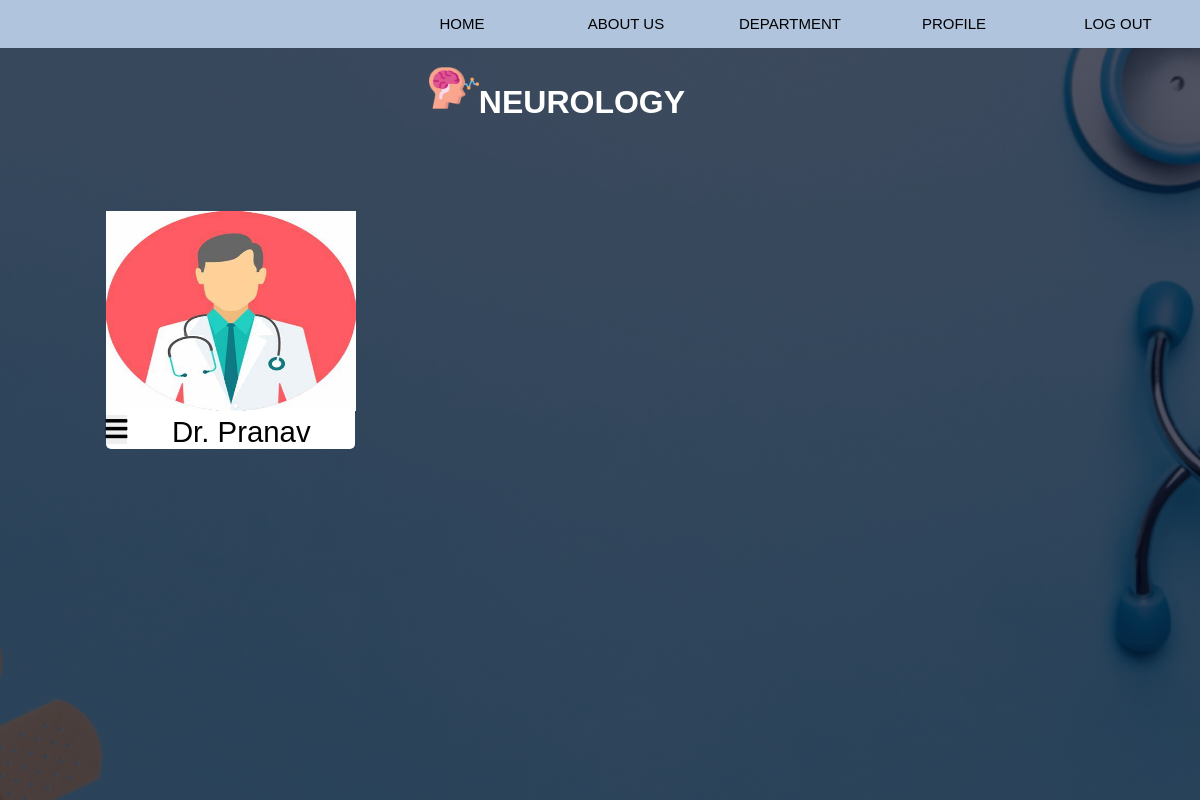
Page /user/neurology.php on the committed database.
### tables this page shows
CREATE TABLE `doctors_info` (
  `doctor_id` int(11) NOT NULL,
  `doctor_name` varchar(30) NOT NULL,
  `doctor_specialization` varchar(30) NOT NULL,
  `doctor_phone` varchar(10) NOT NULL,
  `doctor_email` varchar(30) NOT NULL,
  `day_from` varchar(30) NOT NULL,
  `day_to` varchar(30) NOT NULL,
  `time` varchar(255) NOT NULL,
  `doctor_password` varchar(30) NOT NULL,
  `photo` varchar(200) NOT NULL
);

### user/neurology.php (the view, shortened to what this page needs)
<?php
$category = 'neurology';
?>
<!DOCTYPE html>
<html>
<head>
  <link rel="stylesheet" href="../style3.css">
  <link rel="stylesheet" href="https://cdnjs.cloudflare.com/ajax/libs/font-awesome/5.15.2/css/all.min.css" />
</head>
<body>
  <?php
  include 'header2.php';
  ?>
  <div class="topic">
    <h1> <img src="../images/neurology.png" height="50px">NEUROLOGY</h1>
  </div>
  <div class="doctors">
    <?php
    $sql = "SELECT * FROM doctors_info WHERE doctor_specialization='$category'";
    $all_doctors = $conn->query($sql);
    ?>
    <?php
    if ($all_doctors) {
      while ($row = mysqli_fetch_assoc($all_doctors)) {
        ?>
        <div class="doc-menu">
          <img src="<?php echo $row["photo"]; ?>" alt="" height="200mm" width="250mm">
          <div class="btn-one">
            <button class="drop"><i class="fas fa-bars"></i></button>
            <div class="doc-name">
              Dr.
              <?php echo $row["doctor_name"]; ?>
            </div>
            </div>
          </div>
        </div>
        <?php
      }
    } ?>
  </div>

### style3.css (style rules this page uses)
* { margin:0; padding: 0; font-family: 'Poppins', sans-serif; }
.topic { padding-left: 30%; text-align: center; }
.topic h1 { margin-top: 15px; padding: 0 8px 10px; color:white; width: 10cm; }
.doctors { margin-top: 50px; margin-left:20mm; padding:30px; justify-content: space-between; display: inline-flex; column-gap: 50px; }
.doc-menu img { text-align: center; }
.doc-menu { background: #fff; width:66mm; border-radius: 5px; position: relative; display: inline-block; }
.doc-name { font-size:3.3ch; text-align: center; }
.btn-one .drop { font-size: 25px; border: none; float: left; }

### rows in the picture
doctors_info: photo (picture), doctor_name "Pranav"
